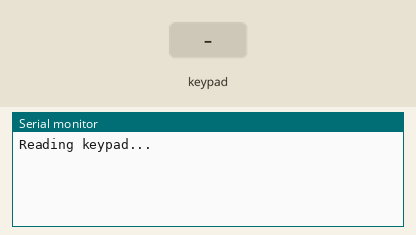
Simulated run of this sketch. Board: Arduino Uno, built with avr-gcc and run on an emulated ATmega328P. Parts: the last lines printed to the serial monitor. The test bench sets the inputs (shaded band).

Above: at 1.2 s.
1.3 s: key '1' pressed
At 2.5 s:
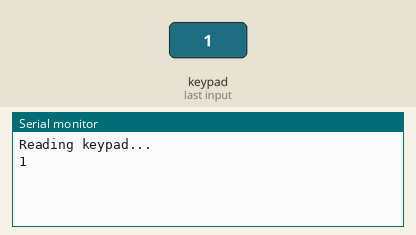
2.8 s: keypad keys 1 2 # pressed 0.4 s apart
At 4.1 s:
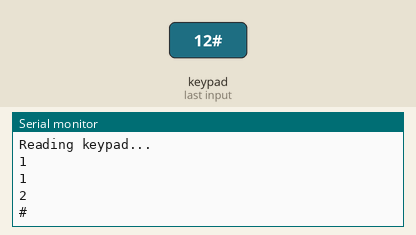
5.5 s: key 'A' pressed
At 5.9 s:
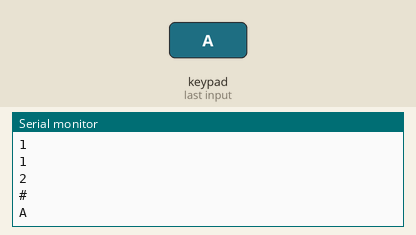
7.0 s: keypad keys 1 2 * pressed 0.4 s apart
At 8.9 s:
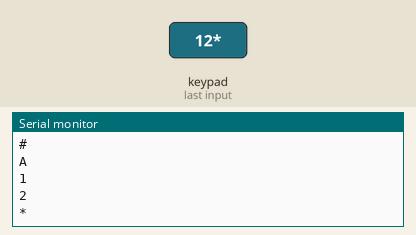
9.7 s: key 'B' pressed
At 10.2 s:
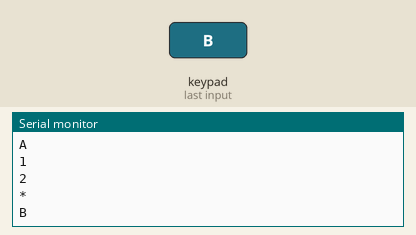
11.2 s: keypad keys 1 2 D pressed 0.4 s apart
At 13.1 s:
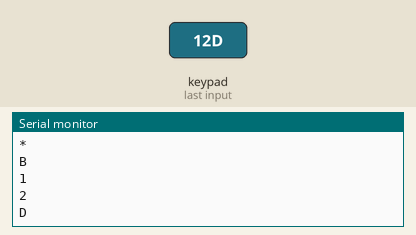

The sketch:

keypadLock.ino
```cpp
#include <Key.h>
#include <Keypad.h>

#define r0 2
#define r1 12
#define r2 11
#define r3 9

#define c0 10
#define c1 5
#define c2 4
#define c3 3

const byte rows = 4;
const byte cols = 4;
char keys[rows][cols] = {
{'1','2','3', 'A'},
{'4','5','6', 'B'},
{'7','8','9', 'C'},
{'*','0','#', 'D'}
};
byte rowPins[rows] = {r0,r1,r2,r3}; //connect to the row pinouts of the keypad
byte colPins[cols] = {c0,c1,c2,c3}; //connect to the column pinouts of the keypad
Keypad keypad = Keypad( makeKeymap(keys), rowPins, colPins, rows, cols );

void setup() {
  Serial.begin(9600);
  Serial.println("Reading keypad...");
}

void loop() {
  char key = keypad.getKey();

  if(key != NO_KEY) {
    Serial.println(key);
  }
}
```

Measured:
- after the input at 1.3 s, the serial monitor: prints a new line at once (image 1)
- after the input at 2.8 s, the serial monitor: prints a new line after 0.41 s (image 2)
- after the input at 5.5 s, the serial monitor: prints a new line at once (image 3)
- after the input at 7.0 s, the serial monitor: prints a new line at once (image 4)
- after the input at 9.7 s, the serial monitor: prints a new line at once (image 5)
- after the input at 11.2 s, the serial monitor: prints a new line at once (image 6)
